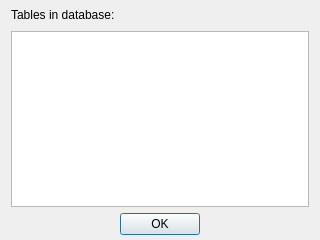
<?xml version="1.0" encoding="UTF-8"?>
<ui version="4.0">
 <class>Dialog</class>
 <widget class="QDialog" name="Dialog">
  <property name="geometry">
   <rect>
    <x>0</x>
    <y>0</y>
    <width>320</width>
    <height>240</height>
   </rect>
  </property>
  <property name="minimumSize">
   <size>
    <width>320</width>
    <height>240</height>
   </size>
  </property>
  <property name="windowTitle">
   <string>Database Table Names</string>
  </property>
  <layout class="QVBoxLayout" name="verticalLayout_2">
   <property name="topMargin">
    <number>5</number>
   </property>
   <property name="bottomMargin">
    <number>5</number>
   </property>
   <item>
    <layout class="QVBoxLayout" name="verticalLayout">
     <item>
      <layout class="QHBoxLayout" name="horizontalLayout_2">
       <item>
        <widget class="QLabel" name="tableNamesLB">
         <property name="text">
          <string>Tables in database:</string>
         </property>
        </widget>
       </item>
       <item>
        <widget class="QLabel" name="DatabaseNameLB">
         <property name="text">
          <string/>
         </property>
        </widget>
       </item>
       <item>
        <spacer name="horizontalSpacer_3">
         <property name="orientation">
          <enum>Qt::Horizontal</enum>
         </property>
         <property name="sizeHint" stdset="0">
          <size>
           <width>40</width>
           <height>20</height>
          </size>
         </property>
        </spacer>
       </item>
      </layout>
     </item>
     <item>
      <widget class="QListWidget" name="TableNamesLW"/>
     </item>
     <item>
      <layout class="QHBoxLayout" name="horizontalLayout_3">
       <item>
        <spacer name="horizontalSpacer">
         <property name="orientation">
          <enum>Qt::Horizontal</enum>
         </property>
         <property name="sizeHint" stdset="0">
          <size>
           <width>40</width>
           <height>20</height>
          </size>
         </property>
        </spacer>
       </item>
       <item>
        <widget class="QPushButton" name="TableNamesOkPB">
         <property name="text">
          <string>OK</string>
         </property>
        </widget>
       </item>
       <item>
        <spacer name="horizontalSpacer_2">
         <property name="orientation">
          <enum>Qt::Horizontal</enum>
         </property>
         <property name="sizeHint" stdset="0">
          <size>
           <width>40</width>
           <height>20</height>
          </size>
         </property>
        </spacer>
       </item>
      </layout>
     </item>
    </layout>
   </item>
  </layout>
 </widget>
 <resources/>
 <connections/>
</ui>
